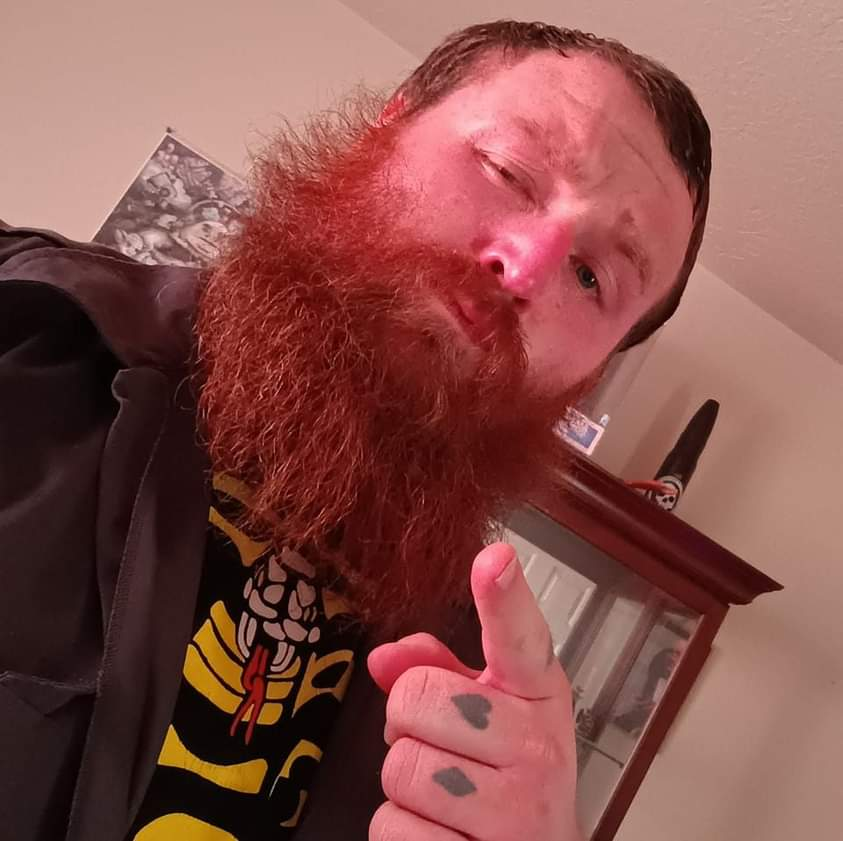
#> input picture apps/web/triumvirate-portal/assets/images/feff32e3-b148-4ff7-9f61-ca16450d376e-1_all_261-1766563232413.jpg, 843 x 841 px, given in place of ., which was not available; the run also reads 1 picture not shown here
$ python -i optical_flow.py   (imports and definitions only)
#> lines starting #> are read from the running program, lines starting #| are printed output that depends on the picture; after the words box and inside, x2 and y2 are one past the last pixel; in counts of white or black regions, pixels touching at a corner belong together; pictures that were not available may be replaced by others from this repository, and a replacement may not be noted
"""
Optical Flow Epicenter Detection System for Project-AI.

This module implements optical flow analysis to detect motion epicenters in video
sequences. It can be used for:
- Motion pattern analysis
- Crowd flow detection
- Activity hotspot identification
- Anomaly detection in video streams
- Security and surveillance applications

The system uses OpenCV's optical flow algorithms (Farneback, Lucas-Kanade) to
compute motion vectors and identifies epicenters where motion converges or
originates.
"""

import json
import logging
from dataclasses import dataclass, field
from datetime import datetime
from pathlib import Path
from typing import Any

import numpy as np

logger = logging.getLogger(__name__)


@dataclass
class FlowEpicenter:
    """Represents a detected motion epicenter."""

    x: float
    y: float
    strength: float
    frame_number: int
    timestamp: float
    flow_type: str  # 'convergent', 'divergent', or 'vortex'
    metadata: dict = field(default_factory=dict)

    # [24 lines left out: functions to_dict, from_dict, not called in this run]


@dataclass
class FlowAnalysisResult:
    """Results from optical flow analysis."""

    epicenters: list[FlowEpicenter]
    total_frames: int
    avg_motion: float
    peak_motion_frame: int
    video_source: str
    analysis_timestamp: str

    # [10 lines left out: function to_dict, not called in this run]


class OpticalFlowDetector:
    """
    Optical flow epicenter detection system.

    Uses OpenCV's optical flow algorithms to analyze video frames and detect
    motion epicenters - points where motion converges, diverges, or rotates.
    """

    def __init__(
        self,
        data_dir: str = "data/optical_flow",
        algorithm: str = "farneback",
        sensitivity: float = 0.5,
    ):
        """
        Initialize optical flow detector.

        Args:
            data_dir: Directory for storing analysis results
            algorithm: Optical flow algorithm ('farneback' or 'lucas_kanade')
            sensitivity: Detection sensitivity (0.0-1.0)
        """
        self.data_dir = Path(data_dir)
        self.data_dir.mkdir(parents=True, exist_ok=True)

        self.algorithm = algorithm
        self.sensitivity = sensitivity

        self._check_opencv()

    def _check_opencv(self):
        """Check if OpenCV is available."""
        try:
            import cv2

            self.cv2 = cv2
            logger.info("OpenCV version: %s", cv2.__version__)
        except ImportError as e:
            logger.error(
                "OpenCV not installed. Install with: pip install opencv-python"
            )
            raise ImportError("opencv-python required for optical flow") from e

    # [94 lines left out: function analyze_video, not called in this run]

    def _compute_flow(self, prev_gray: np.ndarray, gray: np.ndarray) -> np.ndarray:
        """
        Compute optical flow between two frames.

        Args:
            prev_gray: Previous frame (grayscale)
            gray: Current frame (grayscale)

        Returns:
            Flow field as numpy array
        """
        if self.algorithm == "farneback":
            flow = self.cv2.calcOpticalFlowFarneback(
                prev_gray,
                gray,
                None,
                pyr_scale=0.5,
                levels=3,
                winsize=15,
                iterations=3,
                poly_n=5,
                poly_sigma=1.2,
                flags=0,
            )
        elif self.algorithm == "lucas_kanade":
            # For Lucas-Kanade, we need feature points
            # Use Shi-Tomasi corner detection
            feature_params = {
                "maxCorners": 100,
                "qualityLevel": 0.3,
                "minDistance": 7,
                "blockSize": 7,
            }
            p0 = self.cv2.goodFeaturesToTrack(prev_gray, mask=None, **feature_params)

            if p0 is not None:
                lk_params = {
                    "winSize": (15, 15),
                    "maxLevel": 2,
                    "criteria": (
                        self.cv2.TERM_CRITERIA_EPS | self.cv2.TERM_CRITERIA_COUNT,
                        10,
                        0.03,
                    ),
                }

                p1, st, err = self.cv2.calcOpticalFlowPyrLK(
                    prev_gray, gray, p0, None, **lk_params
                )

                # Create dense flow field from sparse points
                flow = self._sparse_to_dense_flow(p0, p1, st, prev_gray.shape)
            else:
                # No features found, return zero flow
                flow = np.zeros((prev_gray.shape[0], prev_gray.shape[1], 2))
        else:
            raise ValueError(f"Unknown algorithm: {self.algorithm}")

        return flow

    # [16 lines left out: function _sparse_to_dense_flow, not called in this run]

    def _detect_epicenters(
        self, flow: np.ndarray, frame_number: int, timestamp: float
    ) -> list[FlowEpicenter]:
        """
        Detect epicenters in optical flow field.

        Args:
            flow: Optical flow field
            frame_number: Current frame number
            timestamp: Video timestamp in seconds

        Returns:
            List of detected epicenters
        """
        epicenters = []

        # Calculate flow properties
        magnitude = np.sqrt(flow[..., 0] ** 2 + flow[..., 1] ** 2)
        angle = np.arctan2(flow[..., 1], flow[..., 0])

        # Compute divergence (convergence/divergence points)
        dx = np.gradient(flow[..., 0], axis=1)
        dy = np.gradient(flow[..., 1], axis=0)
        divergence = dx + dy

        # Compute curl (vorticity/rotation points)
        curl = np.gradient(flow[..., 1], axis=1) - np.gradient(flow[..., 0], axis=0)

        # Find local extrema in divergence (convergent/divergent epicenters)
        threshold = self.sensitivity * np.std(divergence)

        # Apply spatial filtering to reduce number of candidates
        # Use non-maximum suppression approach with larger neighborhoods
        kernel_size = 15

        # Helper function to find local maxima with spatial suppression
        def find_local_maxima(field, is_minimum=False):
            """Find local maxima/minima in field with spatial suppression."""
            candidates = []
            abs_field = np.abs(field)

            # Find pixels above threshold
            mask = field < -threshold if is_minimum else field > threshold

            y_coords, x_coords = np.where(mask)

            # Sort by strength
            strengths = abs_field[y_coords, x_coords]
            sorted_indices = np.argsort(strengths)[::-1]

            # Apply non-maximum suppression
            for idx in sorted_indices:
                y, x = y_coords[idx], x_coords[idx]

                # Check if this location is too close to existing candidates
                is_too_close = False
                for cy, cx in candidates:
                    if abs(y - cy) < kernel_size and abs(x - cx) < kernel_size:
                        is_too_close = True
                        break

                if not is_too_close:
                    candidates.append((y, x))

                # Limit candidates
                if len(candidates) >= 10:
                    break

            return candidates

        # Convergent points (negative divergence) with spatial filtering
        convergent_candidates = find_local_maxima(divergence, is_minimum=True)
        for y, x in convergent_candidates:
            strength = abs(float(divergence[y, x]))
            epicenters.append(
                FlowEpicenter(
                    x=float(x),
                    y=float(y),
                    strength=strength,
                    frame_number=frame_number,
                    timestamp=timestamp,
                    flow_type="convergent",
                    metadata={
                        "magnitude": float(magnitude[y, x]),
                        "angle": float(angle[y, x]),
                    },
                )
            )

        # Divergent points (positive divergence) with spatial filtering
        divergent_candidates = find_local_maxima(divergence, is_minimum=False)
        for y, x in divergent_candidates:
            strength = float(divergence[y, x])
            epicenters.append(
                FlowEpicenter(
                    x=float(x),
                    y=float(y),
                    strength=strength,
                    frame_number=frame_number,
                    timestamp=timestamp,
                    flow_type="divergent",
                    metadata={
                        "magnitude": float(magnitude[y, x]),
                        "angle": float(angle[y, x]),
                    },
                )
            )

        # Vortex points (high curl) with spatial filtering
        curl_threshold = self.sensitivity * np.std(curl)

        # Find vortex candidates
        vortex_candidates = []
        abs_curl = np.abs(curl)
        mask = abs_curl > curl_threshold
        y_coords, x_coords = np.where(mask)

        if len(y_coords) > 0:
            strengths = abs_curl[y_coords, x_coords]
            sorted_indices = np.argsort(strengths)[::-1]

            for idx in sorted_indices:
                y, x = y_coords[idx], x_coords[idx]

                # Check spatial suppression
                is_too_close = False
                for cy, cx in vortex_candidates:
                    if abs(y - cy) < kernel_size and abs(x - cx) < kernel_size:
                        is_too_close = True
                        break

                if not is_too_close:
                    vortex_candidates.append((y, x))

                if len(vortex_candidates) >= 10:
                    break

        for y, x in vortex_candidates:
            strength = abs(float(curl[y, x]))
            epicenters.append(
                FlowEpicenter(
                    x=float(x),
                    y=float(y),
                    strength=strength,
                    frame_number=frame_number,
                    timestamp=timestamp,
                    flow_type="vortex",
                    metadata={
                        "magnitude": float(magnitude[y, x]),
                        "angle": float(angle[y, x]),
                        "curl": float(curl[y, x]),
                    },
                )
            )

        # Final limit to top epicenters by strength (should already be limited)
        if len(epicenters) > 30:
            epicenters.sort(key=lambda e: e.strength, reverse=True)
            epicenters = epicenters[:30]

        return epicenters

    def analyze_image_sequence(self, image_paths: list[str]) -> FlowAnalysisResult:
        """
        Analyze sequence of images for optical flow.

        Args:
            image_paths: List of image file paths in order

        Returns:
            FlowAnalysisResult with detected epicenters
        """
        if not image_paths:
            raise ValueError("No images provided")

        logger.info("Analyzing %s images", len(image_paths))

        epicenters = []
        motion_magnitudes = []

        prev_img = self.cv2.imread(image_paths[0])
#> prev_img is the input picture: shape (841, 843, 3); mean B, G, R 74.7, 80, 133.9
        if prev_img is None:
            raise ValueError(f"Cannot read image: {image_paths[0]}")

        prev_gray = self.cv2.cvtColor(prev_img, self.cv2.COLOR_BGR2GRAY)
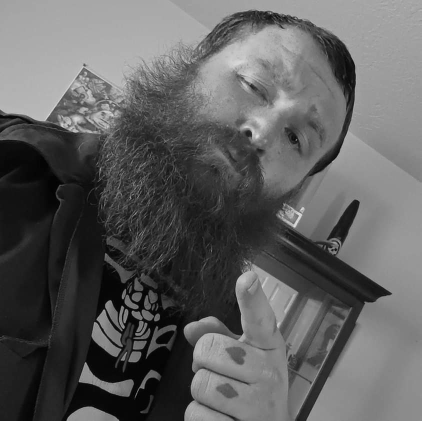
#> prev_gray: shape (841, 843) (shown at 1/2 size); min 0, max 229, mean 95.6

        for i, img_path in enumerate(image_paths[1:], start=1):
            img = self.cv2.imread(img_path)
            if img is None:
                logger.warning("Cannot read image: %s, skipping", img_path)
                continue

            gray = self.cv2.cvtColor(img, self.cv2.COLOR_BGR2GRAY)

            # Compute optical flow
            flow = self._compute_flow(prev_gray, gray)

            # Detect epicenters
            frame_epicenters = self._detect_epicenters(flow, i, float(i))
#> in _detect_epicenters, `angle = np.arctan2(flow[..., 1], flow[..., 0])`:
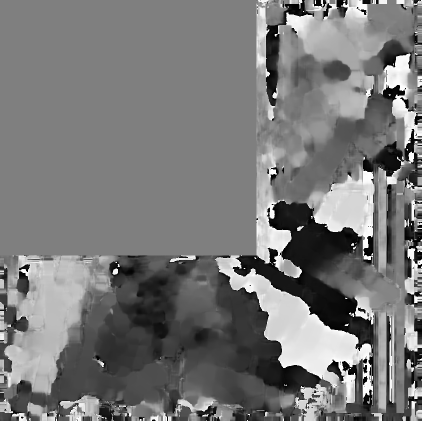
#> angle: shape (841, 843) float32 (shown at 1/2 size); min -3.14, max 3.14, mean -0.169; drawn with min black and max white
#> in _detect_epicenters, `threshold = self.sensitivity * np.std(divergence)`: threshold = 0.000915
#> in find_local_maxima, `mask = field < -threshold if is_minimum else field > threshold`:
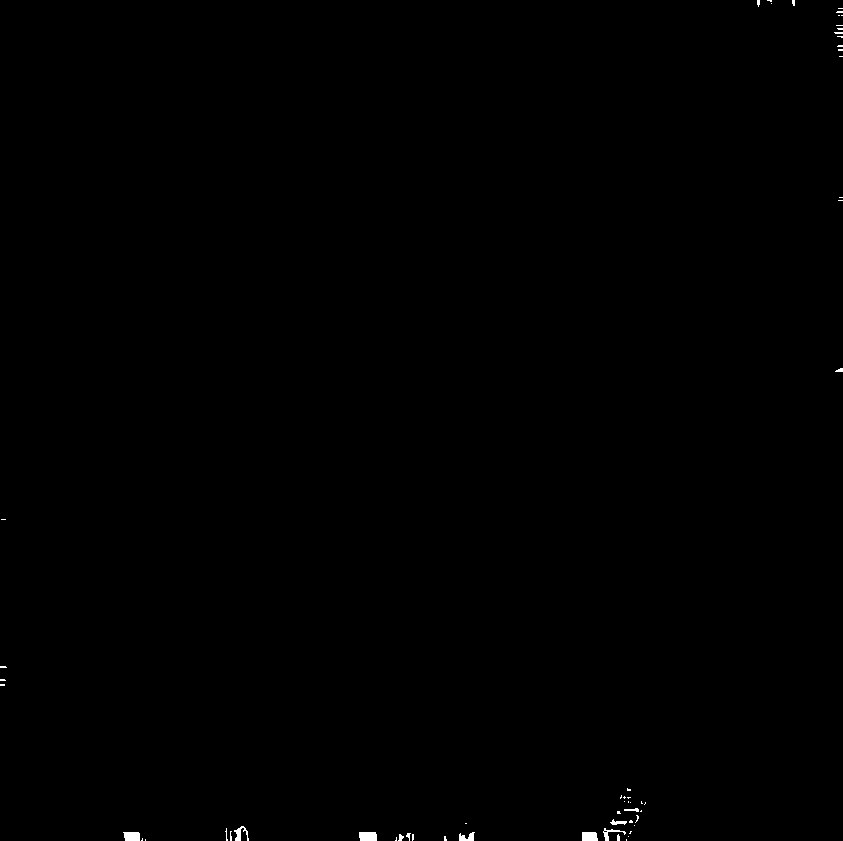
#> mask: shape (841, 843) bool; 0.17% white; 58 white regions (47 under 20 px), largest, box (x1, y1, x2, y2) and area: (359, 832, 377, 841) 157, (123, 832, 140, 841) 141, (582, 832, 598, 841) 137
#> in find_local_maxima, `y_coords, x_coords = np.where(mask)`: y_coords = 1219 values from 0 to 840; x_coords = 1219 values, max 842 at index 45, min 0 at index 168, mean 466.3
#> in find_local_maxima, `strengths = abs_field[y_coords, x_coords]`: strengths = 1219 values, max 0.335 at index 1212, min 0.000917 at index 407, mean 0.0155
#> in find_local_maxima, `sorted_indices = np.argsort(strengths)[::-1]`: sorted_indices = 1219 values, max 1218 at index 527, min 0 at index 658, mean 609
#> the loop in find_local_maxima, `for idx in sorted_indices:` made 452 passes
#> (idx, y, x) on passes 1 to 3: (1212, 840, 606), (1115, 839, 606), (1021, 838, 606)
#> after the loop in find_local_maxima, `for idx in sorted_indices:`: candidates = [(840, 606), (840, 125), (840, 361), (840, 460), (840, 583), (828, 240), (12, 842), (680, 0), (46, 842), (370, 841)]
#> in _detect_epicenters, `convergent_candidates = find_local_maxima(divergence, is_minimum=True)`: convergent_candidates has the same summary as candidates in find_local_maxima
#> the loop in _detect_epicenters, `for y, x in convergent_candidates:` made 10 passes
#> (y, x, strength) on passes 1 to 8: (840, 606, 0.335), (840, 125, 0.166), (840, 361, 0.147), (840, 460, 0.0685), (840, 583, 0.0552), (828, 240, 0.0272), (12, 842, 0.0192), (680, 0, 0.013)
#> after the loop in _detect_epicenters, `for y, x in convergent_candidates:`: epicenters = 10 items
#> call 2 of find_local_maxima, with is_minimum = False
#> in find_local_maxima (call 2), `mask = field < -threshold if is_minimum else field > threshold`:
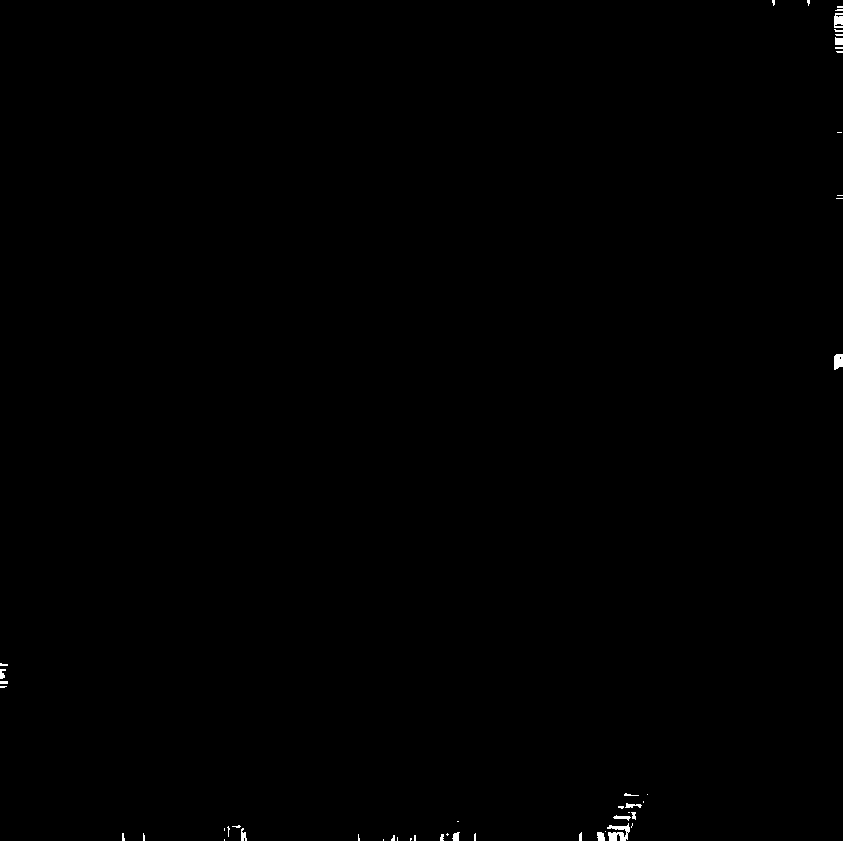
#> mask: shape (841, 843) bool; 0.18% white; 49 white regions (34 under 20 px), largest, box (x1, y1, x2, y2) and area: (607, 823, 630, 841) 236, (834, 354, 843, 370) 123, (834, 13, 843, 28) 112
#> in find_local_maxima (call 2), `y_coords, x_coords = np.where(mask)`: y_coords = 1288 values from 0 to 840; x_coords = 1288 values, max 842 at index 32, min 0 at index 425, mean 585
#> in find_local_maxima (call 2), `strengths = abs_field[y_coords, x_coords]`: strengths = 1288 values, max 0.342 at index 1283, min 0.000919 at index 1135, mean 0.00911
#> in find_local_maxima (call 2), `sorted_indices = np.argsort(strengths)[::-1]`: sorted_indices = 1288 values, max 1287 at index 264, min 0 at index 723, mean 643.5
#> the loop in find_local_maxima (call 2), `for idx in sorted_indices:` made 116 passes
#> (idx, y, x) on passes 1 to 8: (1283, 840, 621), (1224, 839, 621), (1284, 840, 622), (1164, 838, 621), (1272, 840, 603), (1231, 840, 123), (1213, 839, 603), (1225, 839, 622)
#> after the loop in find_local_maxima (call 2), `for idx in sorted_indices:`: candidates = [(840, 621), (840, 603), (840, 123), (840, 359), (840, 457), (840, 581), (840, 475), (829, 242), (27, 842), (665, 0)]
#> in _detect_epicenters, `divergent_candidates = find_local_maxima(divergence, is_minimum=False)`: divergent_candidates has the same summary as candidates in find_local_maxima
#> the loop in _detect_epicenters, `for y, x in divergent_candidates:` made 10 passes
#> (y, x, strength) on passes 1 to 8: (840, 621, 0.342), (840, 603, 0.219), (840, 123, 0.191), (840, 359, 0.0749), (840, 457, 0.0738), (840, 581, 0.0492), (840, 475, 0.0303), (829, 242, 0.0272)
#> after the loop in _detect_epicenters, `for y, x in divergent_candidates:`: epicenters = 20 items
#> in _detect_epicenters, `curl_threshold = self.sensitivity * np.std(curl)`: curl_threshold = 0.00122
#> in _detect_epicenters, `mask = abs_curl > curl_threshold`:
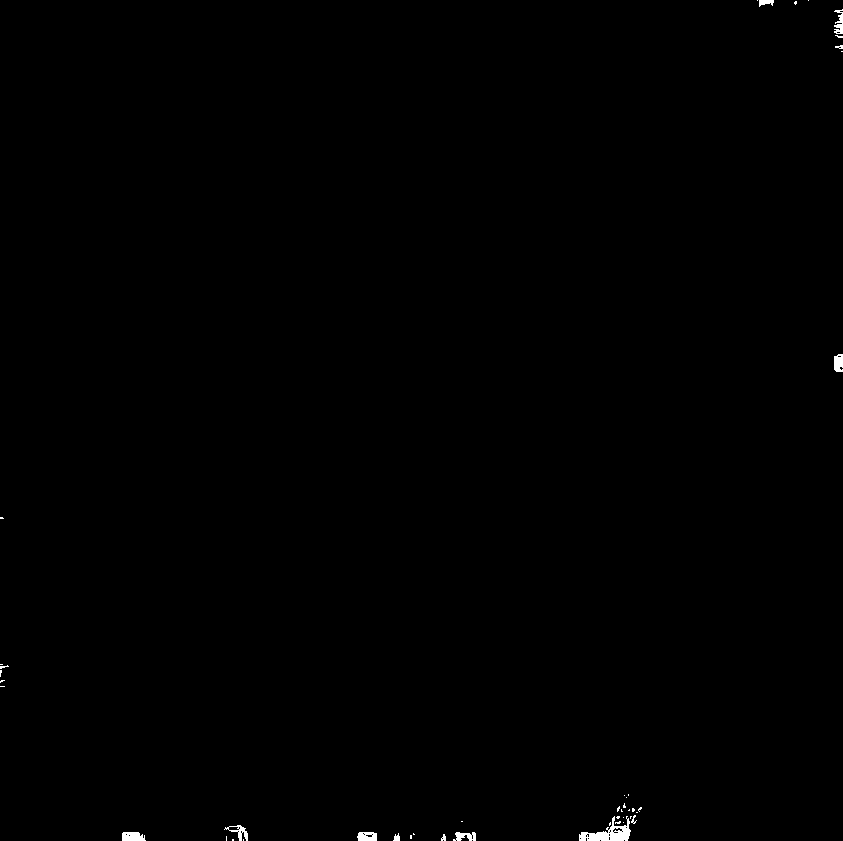
#> mask: shape (841, 843) bool; 0.26% white; 45 white regions (33 under 20 px), largest, box (x1, y1, x2, y2) and area: (579, 816, 631, 841) 568, (122, 832, 146, 841) 186, (357, 832, 377, 841) 156
#> in _detect_epicenters, `y_coords, x_coords = np.where(mask)`: y_coords = 1824 values from 0 to 840; x_coords = 1824 values, max 842 at index 81, min 0 at index 396, mean 521.9
#> in _detect_epicenters, `strengths = abs_curl[y_coords, x_coords]`: strengths = 1824 values, max 0.477 at index 1803, min 0.00123 at index 80, mean 0.0164
#> in _detect_epicenters, `sorted_indices = np.argsort(strengths)[::-1]`: sorted_indices = 1824 values, max 1823 at index 459, min 0 at index 1682, mean 911.5
#> the loop in _detect_epicenters, `for idx in sorted_indices:` made 274 passes
#> (idx, y, x) on passes 1 to 3: (1803, 840, 606), (1801, 840, 604), (1679, 839, 604)
#> after the loop in _detect_epicenters, `for idx in sorted_indices:`: vortex_candidates = [(840, 606), (840, 359), (840, 123), (840, 622), (840, 459), (840, 582), (840, 375), (840, 139), (840, 474), (12, 842)]
#> the loop in _detect_epicenters, `for y, x in vortex_candidates:` made 10 passes
#> (y, x, strength) on passes 1 to 8: (840, 606, 0.477), (840, 359, 0.31), (840, 123, 0.302), (840, 622, 0.268), (840, 459, 0.0884), (840, 582, 0.0884), (840, 375, 0.0474), (840, 139, 0.0409)
#> after the loop in _detect_epicenters, `for y, x in vortex_candidates:`: epicenters = 30 items
#> frame_epicenters = 30 items
            epicenters.extend(frame_epicenters)

            # Calculate motion
            magnitude = np.sqrt(flow[..., 0] ** 2 + flow[..., 1] ** 2)
            motion_magnitudes.append(np.mean(magnitude))

            prev_gray = gray

        peak_frame = int(np.argmax(motion_magnitudes)) if motion_magnitudes else 0

        result = FlowAnalysisResult(
            epicenters=epicenters,
            total_frames=len(image_paths),
            avg_motion=float(np.mean(motion_magnitudes)) if motion_magnitudes else 0.0,
            peak_motion_frame=peak_frame,
            video_source=f"image_sequence_{len(image_paths)}_frames",
            analysis_timestamp=datetime.now().isoformat(),
        )

        logger.info("Analysis complete: %s epicenters detected", len(epicenters))

        return result

    # [160 lines left out: functions _save_analysis, visualize_flow, get_statistics, analyze_video, create_flow_detector, not called in this run]

>>> result = OpticalFlowDetector().analyze_image_sequence('../../../apps/web/triumvirate-portal/assets/images/feff32e3-b148-4ff7-9f61-ca16450d376e-1_all_261-1766563232413.jpg')
